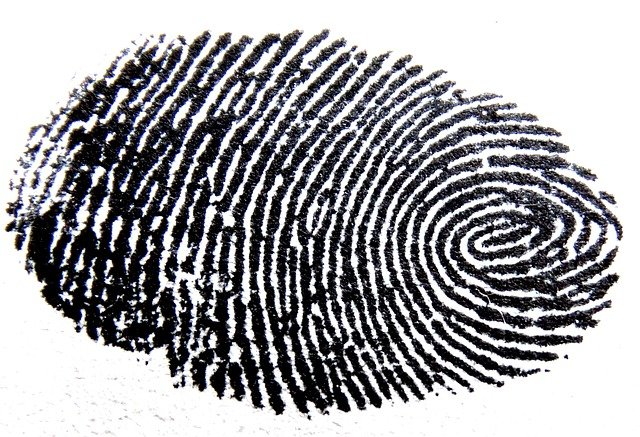
#> input picture in/fp.jpg, 640 x 437 px, found by its file name
$ jupyter execute --allow-errors FVC_Surface.ipynb   (older library calls are emulated)
#> lines starting #> are read from the running program, lines starting #| are printed output that depends on the picture
[cell 1]
import os
import cv2
import numpy as np

[cell 2]
ov = r'in\fp.jpg'
bg = r'in\surface.jpg'
out = r'out\out.jpg'

#> (a cell that did not finish here is left out)

[cell 4]
overlay = cv2.imread(ov)
#> overlay is the input picture: shape (437, 640, 3); mean B, G, R 163.1, 159.7, 160
o_h, o_w, o_ch = overlay.shape
#> o_h = 437; o_w = 640; o_ch = 3
print(o_h, o_w, o_ch)
#| 437 640 3

#> (a cell that did not finish here is left out)

[cell 6]
cv2.imshow("Show by CV2",overlay)
cv2.waitKey(0)
cv2.destroyAllWindows()

[cell 7]
#imgScale = W/b_w
new_b_h,new_b_w = int(512), int(512)
#> (the rest of this cell did not finish here and is left out)

[cell 8]
W = 500
#oriimg = cv2.imread(filename,cv2.CV_LOAD_IMAGE_COLOR)

imgScale = W/o_w
#> imgScale = 0.781
new_o_h,new_o_w = int(o_h*imgScale), int(o_w*imgScale)
#> new_o_h = 341; new_o_w = 500
new_overlay = cv2.resize(overlay,(new_o_w, new_o_h))
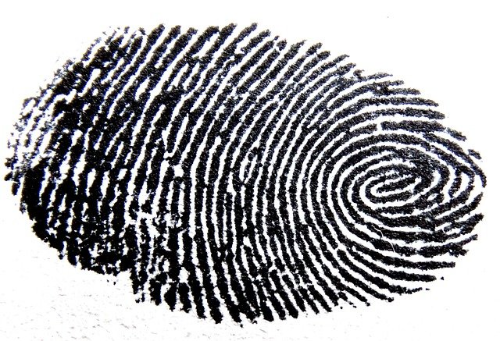
#> new_overlay: shape (341, 500, 3); mean B, G, R 163, 159.6, 159.9
cv2.imshow("Show by CV2",new_overlay)
cv2.waitKey(0)
cv2.destroyAllWindows()
#cv2.imwrite("resizeimg_new_overlay.jpg",new_overlay)
